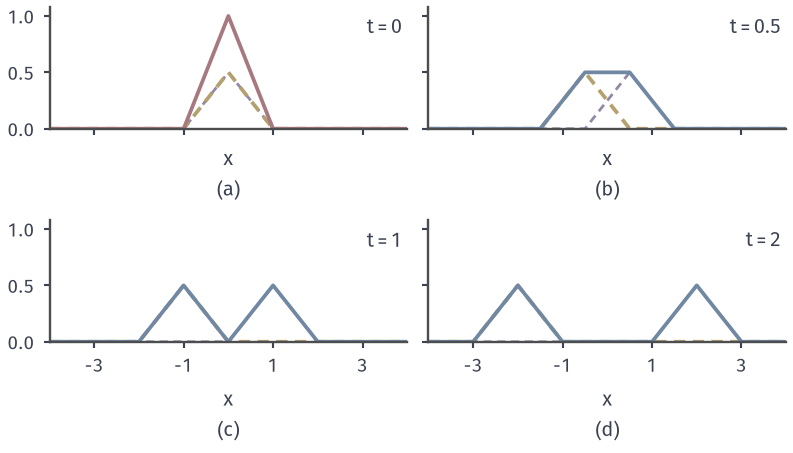

The Python source for this figure:
from pathlib import Path
import sys
ROOT = next(p for p in Path(__file__).resolve().parents if (p/"build.sh").is_file() and (p/"tex/book.tex").is_file())
sys.path.insert(0, str(ROOT/"figures/06-differential-equations/02-partial-differential-equations/matplotlib/wave-common"))
from wave_common import *
# Target: d'Alembert for the tent with c=1, showing the left- and right-going halves.
fig, axs = figure(width_mm=112, height_mm=64, nrows=2, ncols=2, sharex=True, sharey=True)
x = np.linspace(-4, 4, 1601)
for ax, t, l in zip(axs.flat, [0, .5, 1, 2], 'abcd'):
    style(ax)
    ax.plot(x, .5*tent(x-t), color=PURPLE, lw=1.1, ls=(0, (3, 2)))
    ax.plot(x, .5*tent(x+t), color=YELLOW, lw=1.5, ls=(0, (3, 2)))
    ax.plot(x, wave_tent(x, t), color=RED if t == 0 else BLUE, lw=1.5)
    ax.text(3.9, .84, f'$t={t:g}$', ha='right')
    ax.set_xlim(-4, 4); ax.set_ylim(0, 1.08); ax.set_xticks([-3, -1, 1, 3]); ax.set_yticks([0, .5, 1])
    sub(ax, l, '$x$')
save(fig, HERE(__file__), 'figure', {'formula': 'u=(T(x-t)+T(x+t))/2, T=max(1-|x|,0), c=1'})
